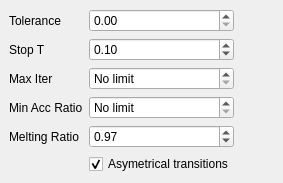
     <widget class="QWidget" name="SATab">
      <attribute name="title">
       <string>SimAnn</string>
      </attribute>
      <layout class="QGridLayout">
       <property name="leftMargin">
        <number>9</number>
       </property>
       <property name="topMargin">
        <number>9</number>
       </property>
       <property name="rightMargin">
        <number>9</number>
       </property>
       <property name="bottomMargin">
        <number>9</number>
       </property>
       <property name="spacing">
        <number>6</number>
       </property>
       <item row="3" column="1">
        <widget class="QDoubleSpinBox" name="SA_minaccratioSB">
         <property name="toolTip">
          <string>&lt;!DOCTYPE HTML PUBLIC &quot;-//W3C//DTD HTML 4.0//EN&quot; &quot;http://www.w3.org/TR/REC-html40/strict.dtd&quot;&gt;
&lt;html&gt;&lt;head&gt;&lt;meta name=&quot;qrichtext&quot; content=&quot;1&quot; /&gt;&lt;style type=&quot;text/css&quot;&gt;
p, li { white-space: pre-wrap; }
&lt;/style&gt;&lt;/head&gt;&lt;body style=&quot; font-family:'MS Shell Dlg 2'; font-size:8.25pt; font-weight:400; font-style:normal;&quot;&gt;
&lt;p style=&quot; margin-top:0px; margin-bottom:0px; margin-left:0px; margin-right:0px; -qt-block-indent:0; text-indent:0px;&quot;&gt;&lt;span style=&quot; font-size:8pt;&quot;&gt;The Simulated annealing will stop if the transition acceptance ratio gets lower than this value.&lt;/span&gt;&lt;/p&gt;&lt;/body&gt;&lt;/html&gt;</string>
         </property>
         <property name="specialValueText">
          <string>No limit</string>
         </property>
         <property name="accelerated">
          <bool>true</bool>
         </property>
         <property name="maximum">
          <double>1.000000000000000</double>
         </property>
         <property name="singleStep">
          <double>0.010000000000000</double>
         </property>
        </widget>
       </item>
       <item row="5" column="1">
        <widget class="QCheckBox" name="SA_directCB">
         <property name="toolTip">
          <string>Enable proposing asymetrical transitions (aka &quot;NNRLA-direct mode&quot;) during the Simulated annealing.</string>
         </property>
         <property name="text">
          <string>Asymetrical transitions</string>
         </property>
         <property name="checked">
          <bool>true</bool>
         </property>
        </widget>
       </item>
       <item row="5" column="2">
        <spacer>
         <property name="orientation">
          <enum>Qt::Horizontal</enum>
         </property>
         <property name="sizeHint" stdset="0">
          <size>
           <width>40</width>
           <height>20</height>
          </size>
         </property>
        </spacer>
       </item>
       <item row="4" column="2">
        <spacer>
         <property name="orientation">
          <enum>Qt::Horizontal</enum>
         </property>
         <property name="sizeHint" stdset="0">
          <size>
           <width>40</width>
           <height>20</height>
          </size>
         </property>
        </spacer>
       </item>
       <item row="3" column="2">
        <spacer>
         <property name="orientation">
          <enum>Qt::Horizontal</enum>
         </property>
         <property name="sizeHint" stdset="0">
          <size>
           <width>40</width>
           <height>20</height>
          </size>
         </property>
        </spacer>
       </item>
       <item row="4" column="1">
        <widget class="QDoubleSpinBox" name="SA_meltratioSB">
         <property name="toolTip">
          <string>The initial T value will be automatically raised during the &quot;melting&quot; stage (randomisation) until the transition acceptance ratio reaches this value</string>
         </property>
         <property name="accelerated">
          <bool>true</bool>
         </property>
         <property name="maximum">
          <double>1.000000000000000</double>
         </property>
         <property name="singleStep">
          <double>0.010000000000000</double>
         </property>
         <property name="value">
          <double>0.970000000000000</double>
         </property>
        </widget>
       </item>
       <item row="4" column="0">
        <widget class="QLabel" name="label_5">
         <property name="toolTip">
          <string>The initial T value will be automatically raised during the &quot;melting&quot; stage (randomisation) until the transition acceptance ratio reaches this value</string>
         </property>
         <property name="text">
          <string>Melting Ratio</string>
         </property>
        </widget>
       </item>
       <item row="3" column="0">
        <widget class="QLabel" name="label_3">
         <property name="toolTip">
          <string>&lt;!DOCTYPE HTML PUBLIC &quot;-//W3C//DTD HTML 4.0//EN&quot; &quot;http://www.w3.org/TR/REC-html40/strict.dtd&quot;&gt;
&lt;html&gt;&lt;head&gt;&lt;meta name=&quot;qrichtext&quot; content=&quot;1&quot; /&gt;&lt;style type=&quot;text/css&quot;&gt;
p, li { white-space: pre-wrap; }
&lt;/style&gt;&lt;/head&gt;&lt;body style=&quot; font-family:'MS Shell Dlg 2'; font-size:8.25pt; font-weight:400; font-style:normal;&quot;&gt;
&lt;p style=&quot; margin-top:0px; margin-bottom:0px; margin-left:0px; margin-right:0px; -qt-block-indent:0; text-indent:0px;&quot;&gt;&lt;span style=&quot; font-size:8pt;&quot;&gt;The Simulated annealing will stop if the transition acceptance ratio gets lower than this value.&lt;/span&gt;&lt;/p&gt;&lt;/body&gt;&lt;/html&gt;</string>
         </property>
         <property name="text">
          <string>Min Acc Ratio</string>
         </property>
        </widget>
       </item>
       <item row="2" column="0">
        <widget class="QLabel" name="label_4">
         <property name="toolTip">
          <string>The Simulated annealing will stop after this many iterations.</string>
         </property>
         <property name="text">
          <string>Max Iter</string>
         </property>
        </widget>
       </item>
       <item row="2" column="1">
        <widget class="QSpinBox" name="SA_maxiterSB">
         <property name="toolTip">
          <string>The Simulated annealing will stop after this many iterations.</string>
         </property>
         <property name="specialValueText">
          <string>No limit</string>
         </property>
         <property name="accelerated">
          <bool>true</bool>
         </property>
         <property name="maximum">
          <number>999999999</number>
         </property>
        </widget>
       </item>
       <item row="1" column="1">
        <widget class="QDoubleSpinBox" name="SA_stopTSB">
         <property name="toolTip">
          <string>&lt;!DOCTYPE HTML PUBLIC &quot;-//W3C//DTD HTML 4.0//EN&quot; &quot;http://www.w3.org/TR/REC-html40/strict.dtd&quot;&gt;
&lt;html&gt;&lt;head&gt;&lt;meta name=&quot;qrichtext&quot; content=&quot;1&quot; /&gt;&lt;style type=&quot;text/css&quot;&gt;
p, li { white-space: pre-wrap; }
&lt;/style&gt;&lt;/head&gt;&lt;body style=&quot; font-family:'MS Shell Dlg 2'; font-size:8.25pt; font-weight:400; font-style:normal;&quot;&gt;
&lt;p style=&quot; margin-top:0px; margin-bottom:0px; margin-left:0px; margin-right:0px; -qt-block-indent:0; text-indent:0px;&quot;&gt;&lt;span style=&quot; font-size:8pt;&quot;&gt;The Simulated annealing will stop if the T parameter reaches this value.&lt;/span&gt;&lt;/p&gt;&lt;/body&gt;&lt;/html&gt;</string>
         </property>
         <property name="specialValueText">
          <string>No limit</string>
         </property>
         <property name="accelerated">
          <bool>true</bool>
         </property>
         <property name="maximum">
          <double>10000000000.000000000000000</double>
         </property>
         <property name="value">
          <double>0.100000000000000</double>
         </property>
        </widget>
       </item>
       <item row="0" column="1">
        <widget class="QDoubleSpinBox" name="SA_tolSB">
         <property name="toolTip">
          <string>&lt;!DOCTYPE HTML PUBLIC &quot;-//W3C//DTD HTML 4.0//EN&quot; &quot;http://www.w3.org/TR/REC-html40/strict.dtd&quot;&gt;
&lt;html&gt;&lt;head&gt;&lt;meta name=&quot;qrichtext&quot; content=&quot;1&quot; /&gt;&lt;style type=&quot;text/css&quot;&gt;
p, li { white-space: pre-wrap; }
&lt;/style&gt;&lt;/head&gt;&lt;body style=&quot; font-family:'MS Shell Dlg 2'; font-size:8.25pt; font-weight:400; font-style:normal;&quot;&gt;
&lt;p style=&quot; margin-top:0px; margin-bottom:0px; margin-left:0px; margin-right:0px; -qt-block-indent:0; text-indent:0px;&quot;&gt;The Simulated annealing will stop if the Chi&lt;span style=&quot; vertical-align:super;&quot;&gt;2&lt;/span&gt; gets lower than this value.&lt;/p&gt;&lt;/body&gt;&lt;/html&gt;</string>
         </property>
         <property name="accelerated">
          <bool>true</bool>
         </property>
        </widget>
       </item>
       <item row="0" column="0">
        <widget class="QLabel" name="label">
         <property name="toolTip">
          <string>&lt;!DOCTYPE HTML PUBLIC &quot;-//W3C//DTD HTML 4.0//EN&quot; &quot;http://www.w3.org/TR/REC-html40/strict.dtd&quot;&gt;
&lt;html&gt;&lt;head&gt;&lt;meta name=&quot;qrichtext&quot; content=&quot;1&quot; /&gt;&lt;style type=&quot;text/css&quot;&gt;
p, li { white-space: pre-wrap; }
&lt;/style&gt;&lt;/head&gt;&lt;body style=&quot; font-family:'MS Shell Dlg 2'; font-size:8.25pt; font-weight:400; font-style:normal;&quot;&gt;
&lt;p style=&quot; margin-top:0px; margin-bottom:0px; margin-left:0px; margin-right:0px; -qt-block-indent:0; text-indent:0px;&quot;&gt;The Simulated annealing will stop if the Chi&lt;span style=&quot; vertical-align:super;&quot;&gt;2&lt;/span&gt; gets lower than this value.&lt;/p&gt;&lt;/body&gt;&lt;/html&gt;</string>
         </property>
         <property name="text">
          <string>Tolerance</string>
         </property>
        </widget>
       </item>
       <item row="1" column="0">
        <widget class="QLabel" name="label_2">
         <property name="toolTip">
          <string>&lt;!DOCTYPE HTML PUBLIC &quot;-//W3C//DTD HTML 4.0//EN&quot; &quot;http://www.w3.org/TR/REC-html40/strict.dtd&quot;&gt;
&lt;html&gt;&lt;head&gt;&lt;meta name=&quot;qrichtext&quot; content=&quot;1&quot; /&gt;&lt;style type=&quot;text/css&quot;&gt;
p, li { white-space: pre-wrap; }
&lt;/style&gt;&lt;/head&gt;&lt;body style=&quot; font-family:'MS Shell Dlg 2'; font-size:8.25pt; font-weight:400; font-style:normal;&quot;&gt;
&lt;p style=&quot; margin-top:0px; margin-bottom:0px; margin-left:0px; margin-right:0px; -qt-block-indent:0; text-indent:0px;&quot;&gt;&lt;span style=&quot; font-size:8pt;&quot;&gt;The Simulated annealing will stop if the T parameter reaches this value.&lt;/span&gt;&lt;/p&gt;&lt;/body&gt;&lt;/html&gt;</string>
         </property>
         <property name="text">
          <string>Stop T</string>
         </property>
        </widget>
       </item>
       <item row="0" column="2">
        <spacer>
         <property name="orientation">
          <enum>Qt::Horizontal</enum>
         </property>
         <property name="sizeHint" stdset="0">
          <size>
           <width>40</width>
           <height>20</height>
          </size>
         </property>
        </spacer>
       </item>
       <item row="1" column="2">
        <spacer>
         <property name="orientation">
          <enum>Qt::Horizontal</enum>
         </property>
         <property name="sizeHint" stdset="0">
          <size>
           <width>40</width>
           <height>20</height>
          </size>
         </property>
        </spacer>
       </item>
       <item row="2" column="2">
        <spacer>
         <property name="orientation">
          <enum>Qt::Horizontal</enum>
         </property>
         <property name="sizeHint" stdset="0">
          <size>
           <width>40</width>
           <height>20</height>
          </size>
         </property>
        </spacer>
       </item>
      </layout>
     </widget>
